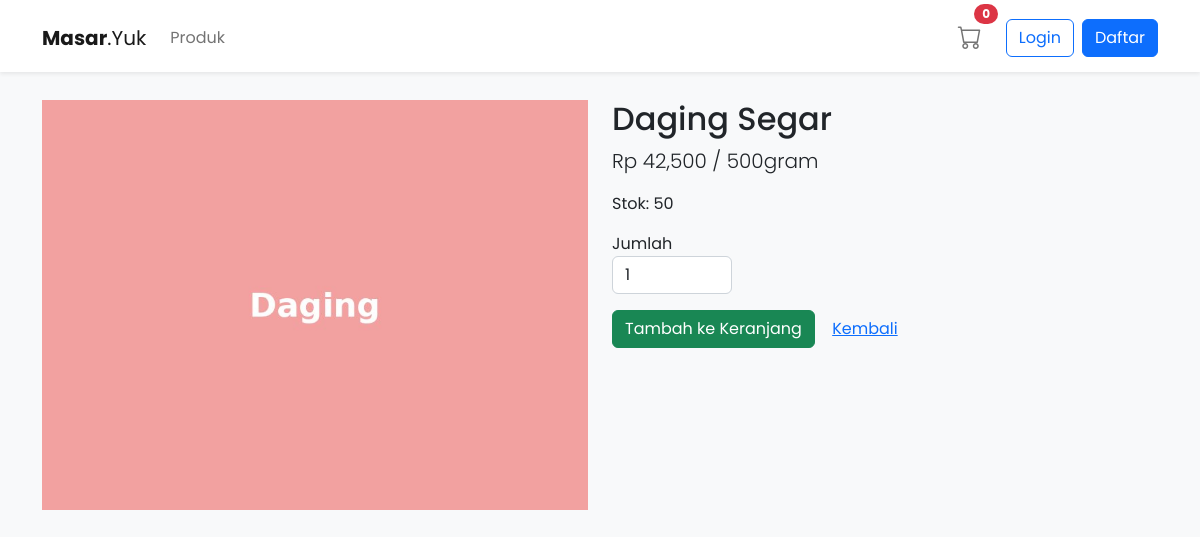
The app's page /product.php?id=3 with its own data.
### tables this page shows
CREATE TABLE IF NOT EXISTS products (
  id INT AUTO_INCREMENT PRIMARY KEY,
  name VARCHAR(150) NOT NULL,
  price INT NOT NULL,
  unit VARCHAR(50),
  stock INT DEFAULT 0,
  image VARCHAR(255),
  created_at TIMESTAMP DEFAULT CURRENT_TIMESTAMP
);

### product.php (the view, shortened to what this page needs)
<?php
include 'header.php';
include 'navbar.php';
$id = intval($_GET['id'] ?? 0);
$stmt = $mysqli->prepare('SELECT * FROM products WHERE id = ?');
$stmt->bind_param('i', $id);
$stmt->execute();
$p = $stmt->get_result()->fetch_assoc();
?>
<div class="container py-4">
  <div class="row">
    <div class="col-md-6"><img src="<?php echo $p['image']; ?>" class="img-fluid" alt=""></div>
    <div class="col-md-6">
      <h2><?php echo htmlspecialchars($p['name']); ?></h2>
      <p class="lead">Rp <?php echo number_format($p['price']); ?> / <?php echo $p['unit']; ?></p>
      <p>Stok: <?php echo $p['stock']; ?></p>
      <div class="mb-3"><label>Jumlah</label><input id="qty" type="number" value="1" min="1" max="<?php echo $p['stock']; ?>" class="form-control" style="width:120px;"></div>
      <button id="buy" class="btn btn-success">Tambah ke Keranjang</button>
      <a class="btn btn-link" href="http://localhost/masar/index.php">Kembali</a>
    </div>
  </div>
</div>
<?php include 'footer.php'; ?>

### styles.css (style rules this page uses)
* { box-sizing: border-box; }
[class*="col-"] { float: left; }
body { font-family: "Poppins", sans-serif; background-color: rgb(209, 209, 209); }
@media screen and (min-width: 994px) { .form-control { width: 600px; } }

### header.php (style rules this page uses)
body { background:#f8f9fa;padding-top:76px; }

### records on screen
products: image (picture), name "Daging Segar", price "42,500", unit "500gram", stock "50"

### other values on screen
$cart_count "0"
